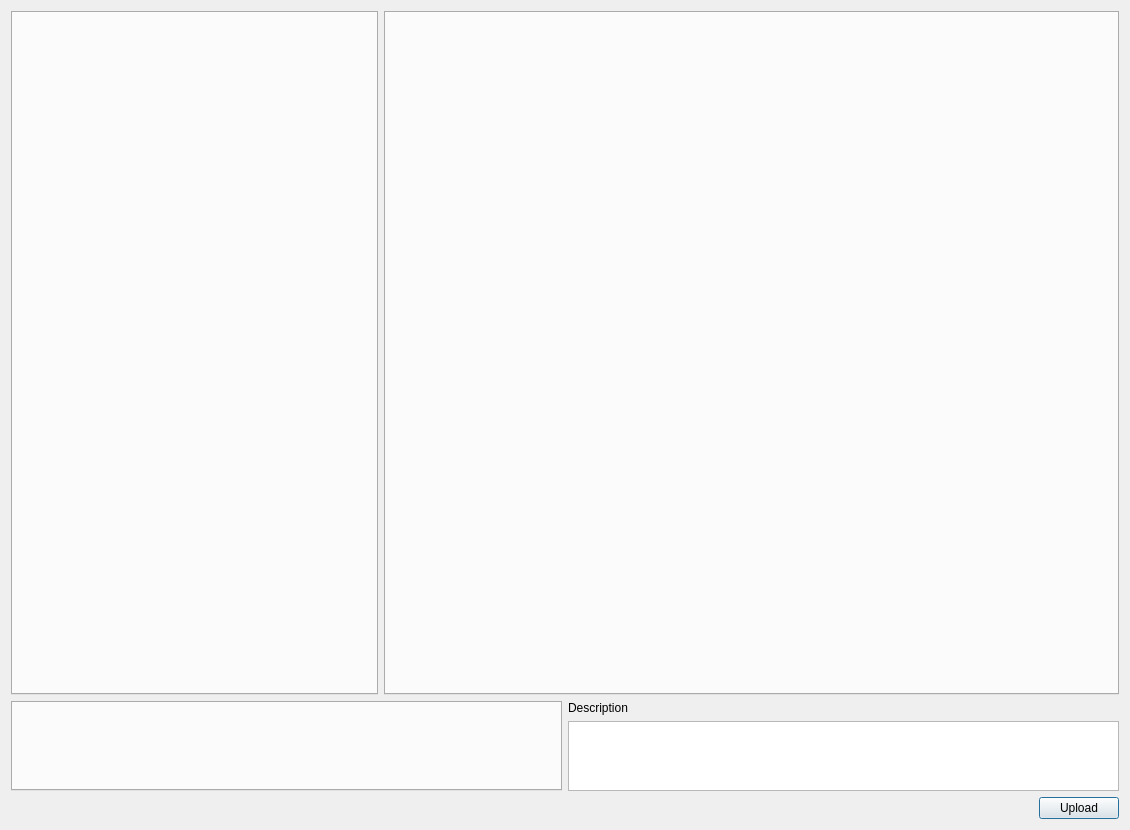
<?xml version="1.0" encoding="UTF-8"?>
<ui version="4.0">
 <class>Dialog</class>
 <widget class="QDialog" name="Dialog">
  <property name="geometry">
   <rect>
    <x>0</x>
    <y>0</y>
    <width>1130</width>
    <height>830</height>
   </rect>
  </property>
  <property name="windowTitle">
   <string>The Current Sgtk Environment</string>
  </property>
  <layout class="QVBoxLayout" name="verticalLayout_2" stretch="10,1,0">
   <item>
    <layout class="QHBoxLayout" name="horizontalLayout" stretch="1,2">
     <item>
      <widget class="QTabWidget" name="tasks_widget">
       <property name="sizePolicy">
        <sizepolicy hsizetype="Expanding" vsizetype="Preferred">
         <horstretch>0</horstretch>
         <verstretch>0</verstretch>
        </sizepolicy>
       </property>
       <property name="font">
        <font>
         <pointsize>10</pointsize>
         <weight>75</weight>
         <bold>true</bold>
        </font>
       </property>
       <property name="acceptDrops">
        <bool>true</bool>
       </property>
      </widget>
     </item>
     <item>
      <widget class="QTabWidget" name="source_widget">
       <property name="font">
        <font>
         <pointsize>10</pointsize>
         <weight>75</weight>
         <bold>true</bold>
        </font>
       </property>
       <property name="currentIndex">
        <number>-1</number>
       </property>
      </widget>
     </item>
    </layout>
   </item>
   <item>
    <layout class="QHBoxLayout" name="horizontalLayout_3">
     <property name="sizeConstraint">
      <enum>QLayout::SetNoConstraint</enum>
     </property>
     <item>
      <widget class="QTabWidget" name="context_widget">
       <property name="maximumSize">
        <size>
         <width>16777215</width>
         <height>16777215</height>
        </size>
       </property>
       <property name="font">
        <font>
         <pointsize>10</pointsize>
         <weight>75</weight>
         <bold>true</bold>
        </font>
       </property>
       <property name="currentIndex">
        <number>-1</number>
       </property>
      </widget>
     </item>
     <item>
      <layout class="QVBoxLayout" name="verticalLayout">
       <item>
        <widget class="QLabel" name="label">
         <property name="text">
          <string>Description</string>
         </property>
        </widget>
       </item>
       <item>
        <widget class="QTextEdit" name="desc_edit"/>
       </item>
      </layout>
     </item>
    </layout>
   </item>
   <item>
    <layout class="QHBoxLayout" name="horizontalLayout_2">
     <item>
      <spacer name="horizontalSpacer">
       <property name="orientation">
        <enum>Qt::Horizontal</enum>
       </property>
       <property name="sizeHint" stdset="0">
        <size>
         <width>40</width>
         <height>20</height>
        </size>
       </property>
      </spacer>
     </item>
     <item>
      <widget class="QPushButton" name="upload_btn">
       <property name="text">
        <string>Upload</string>
       </property>
      </widget>
     </item>
    </layout>
   </item>
  </layout>
 </widget>
 <resources>
  <include location="resources.qrc"/>
 </resources>
 <connections/>
</ui>
